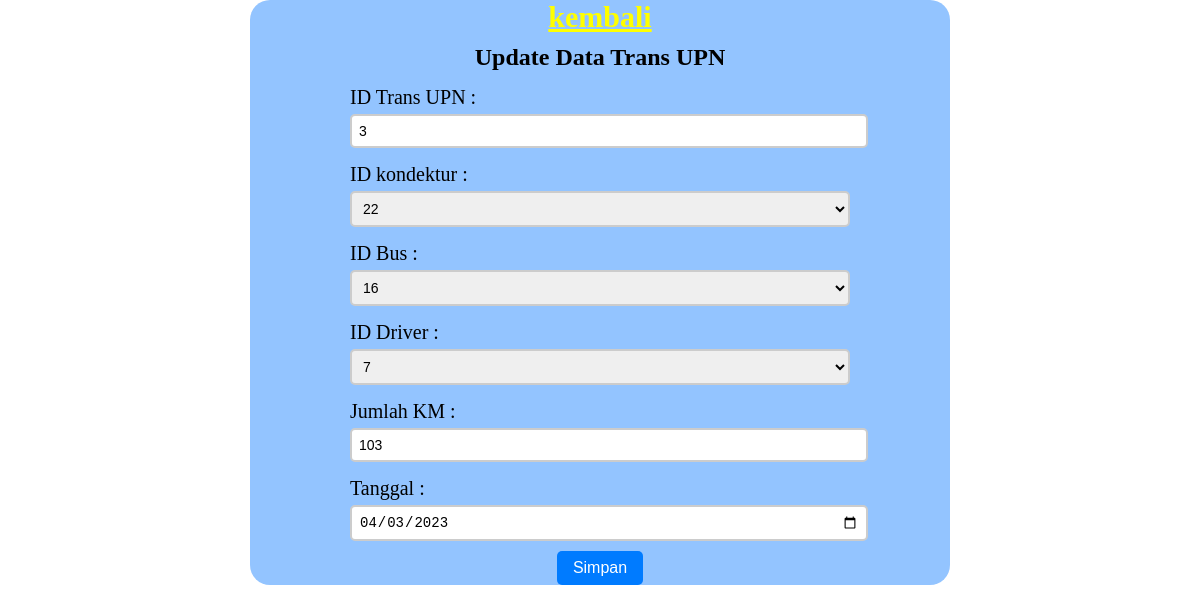
Screenshot of /2_update.php?id_trans_upn=3 with the database file from the repository.
### tables this page shows
CREATE TABLE `trans_upn` (
  `id_trans_upn` int(10) UNSIGNED NOT NULL,
  `id_kondektur` int(10) UNSIGNED NOT NULL,
  `id_bus` int(10) UNSIGNED NOT NULL,
  `id_driver` int(10) UNSIGNED NOT NULL,
  `jumlah_km` int(10) UNSIGNED DEFAULT NULL,
  `tanggal` date DEFAULT NULL
);

### conn.php (called while the page is built, shortened)
<?php
function connection()
{
   $dbServer = 'localhost';
   $dbUser = 'root';
   $dbPass = '';
   $dbName = "transupn";
   $conn = mysqli_connect($dbServer, $dbUser, $dbPass,$dbName);
   return $conn;
}
?>

### 2_update.php (the view, shortened to what this page needs)
<?php
include('conn.php');
$result = '';
if ($_SERVER['REQUEST_METHOD'] === 'GET') {
  if (isset($_GET['id_trans_upn'])) {
    $id_trans_upn_upd = $_GET['id_trans_upn'];
    $query = "SELECT * FROM trans_upn WHERE id_trans_upn = '$id_trans_upn_upd'";
    $result = mysqli_query(connection(), $query);
  }
}
?>
<!DOCTYPE html>
<html lang="en">
<head>
    <link rel="stylesheet" href="uts.css">
</head>
<body>
    <?php if (isset($_GET['id_trans_upn'])) { ?>
    <form action="2_update.php" method="POST">
        <a href="index.php" class="back">kembali</a>
        <h2>Update Data Trans UPN</h2>
        <?php while ($data = mysqli_fetch_assoc($result)) { ?>
        <div class="form-group">
            <label>ID Trans UPN :</label>
            <input type="text" name="id" value="<?php echo $data['id_trans_upn']; ?>" required="required" readonly>
        </div>
        <div class="form-group">
            <label>ID kondektur :</label>
            <select name="id_kondektur">
                <?php echo "<option value=" . $data['id_kondektur'] . ">" . $data['id_kondektur'] . "</option>";
                ?>
            </select>
        </div>
        <div class="form-group">
            <label>ID Bus :</label>
            <select name="id_bus">
                <?php
                echo "<option value=" . $data['id_bus'] . ">" . $data['id_bus'] . "</option>";
                ?>
            </select>
        </div>
        <div class="form-group">
            <label>ID Driver :</label>
            <select name="id_driver">
                <?php
                echo "<option value=" . $data['id_driver'] . ">" . $data['id_driver'] . "</option>";
                ?>
            </select>
        </div>
        <div class="form-group">
            <label>Jumlah KM :</label>
            <input type="number" name="jumlh_km" value="<?php echo $data['jumlah_km']; ?>" required="required" autocomplete="off">
        </div>
        <div class="form-group">
            <label>Tanggal :</label>
            <input type="date" name="tgl" value="<?php echo $data['tanggal']; ?>" required="required">
        </div>
        <button type="submit" name="trans_upn">Simpan</button>
        <?php } ?>
    </form>
    <?php } ?>
</body>
</html>

### uts.css (style rules this page uses)
* { margin: 0; }
.back { color: yellow; font-weight: bold; font-size: 30px; }
form { display: flex; flex-direction: column; align-items: center; justify-content: center; width: 700px; margin: auto; background-color: #93c4ff; border-radius: 20px; }
.form-group { display: flex; flex-direction: column; align-items: flex-start; margin-bottom: 10px; width: 500px; }
label { font-size: 20px; margin: 5px 0; }
input, textarea, select, option { width: 100%; padding: 7px; border: 2px solid #ccc; border-radius: 5px; font-size: 14px; }
button { padding: 8px 16px; background-color: #007bff; color: #fff; border: none; border-radius: 5px; font-size: 16px; cursor: pointer; }
h2 { margin: 10px 0; }

### rows the page displays
trans_upn: id "3", id_kondektur "22", id_bus "16", id_driver "7", jumlh_km "103", tgl "04/03/2023"
